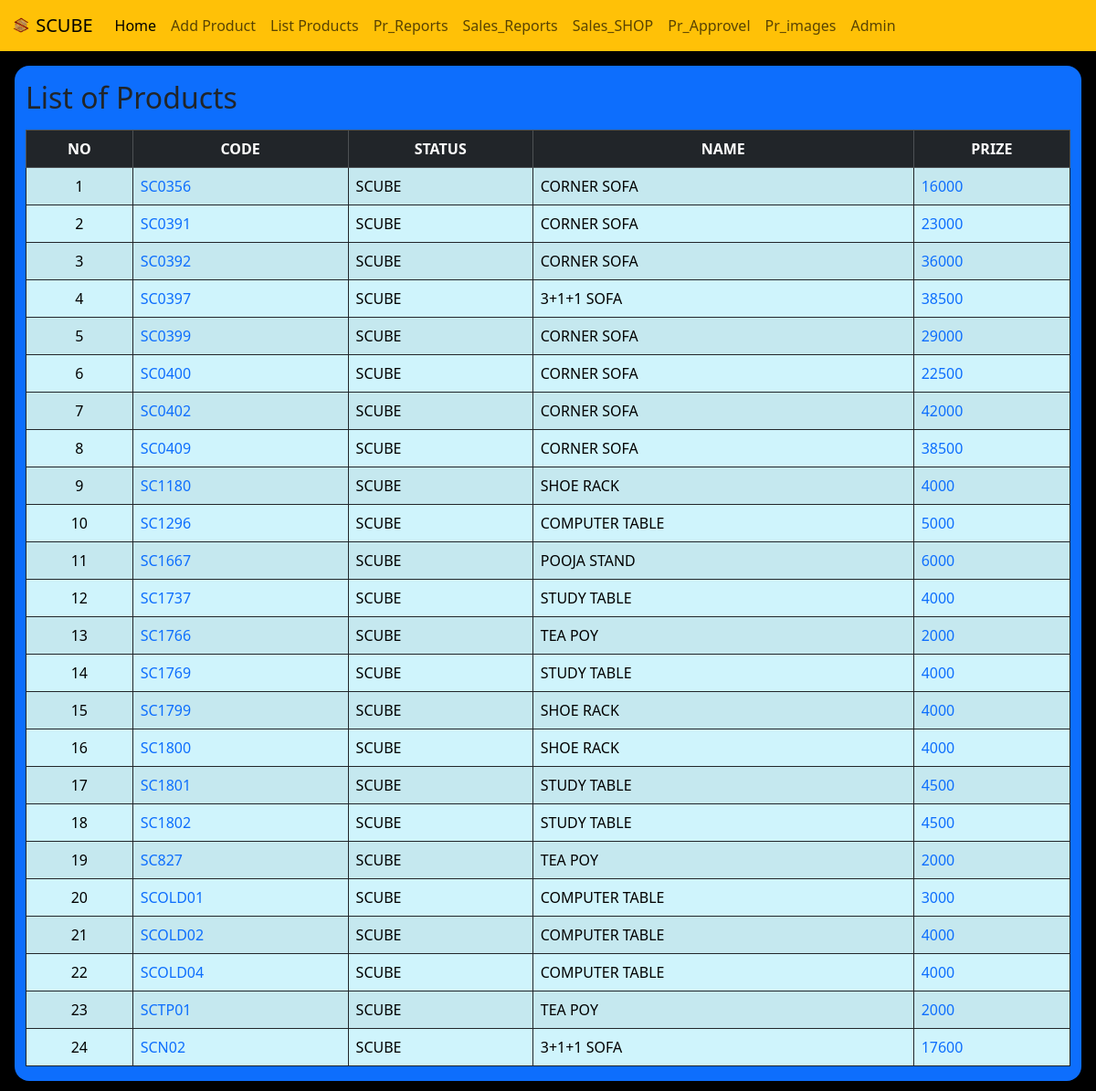
Page /list/ on the committed database.
### manager/models.py (models this page shows)
class Scube_ss(models.Model):
    code=models.CharField(max_length=50 ,null=True)
    Catogory= models.CharField(choices=Catogory_choice , max_length=50 ,null=True )
    name=models.CharField(max_length=50 ,null=True)
    size=models.CharField(max_length=50 ,null=True,blank=True)
    prize=models.IntegerField(null=True,blank=True)
    material=models.CharField(max_length=50 ,null=True)
    color=models.CharField(max_length=50 ,null=True,blank=True)
    pr_date=models.DateField(null=True)
    sl_date=models.DateField(null=True, blank=True)
    status= models.CharField(choices=status_choice , max_length=50 ,null=True )
    image=models.ImageField(upload_to='images/',blank=True)
    new_pr= models.CharField(choices=new_choice , max_length=50 ,null=True,blank=True )
    def __str__(self):
        return self.name

### manager/views.py (the view)
# urls.py: path('list/',views.list,name='list'),
def list(request):
    ls_data=Scube_ss.objects.filter(status="SCUBE" ).order_by('code')
    print(ls_data)
    return render(request,'list.html',{'prod':ls_data})

### manager/templates/list.html
{% extends 'blank_layout.html' %}
{% load static %}
{% block content %}
<div class="m-3">
  <section class="container-fluid bg-primary rounded-4  ">
    <div class="row mt-2  pt-2">
      <DIV class="COL-12 mt-2">
        <h2>List of Products</h2>
      </DIV>
      <div class="col-12 col-md-12 mt-2">
        <table class="table table-hover table-info table-striped table-bordered border-dark  ">
          <thead class="table-dark text-center ">
            <tr>
              <th scope="col">NO</th>
              <th>CODE</th>
              <th>STATUS</th>
              <th>NAME</th>
              <th>PRIZE</th>
            </tr>
          </thead>
          <tbody>
            {% for product_obj in prod %}
            <tr>
              <td class="text-center">{{ forloop.counter }}</td>
              <td> <a style="text-decoration: none ; " href="{% url 'details' product_obj.id %}">
                  {{product_obj.code |upper}}</a></td>
              <td>{{product_obj.status |upper}}</td>
              <td>{{product_obj.name |upper}}</td>
              <td> <a style="text-decoration: none ; " href="{% url 'edit' product_obj.id %}">
                  {{product_obj.prize |upper}}</td>
            </tr>
            {% endfor %}
        </table>
      </div>
    </div>
  </section>
</div>
{% endblock %}

### rows in the picture
Scube_ss: code "SC0356", status "SCUBE", name "CORNER SOFA", prize "16000"
Scube_ss: code "SC0391", status "SCUBE", name "CORNER SOFA", prize "23000"
Scube_ss: code "SC0392", status "SCUBE", name "CORNER SOFA", prize "36000"
Scube_ss: code "SC0397", status "SCUBE", name "3+1+1 SOFA", prize "38500"
Scube_ss: code "SC0399", status "SCUBE", name "CORNER SOFA", prize "29000"
Scube_ss: code "SC0400", status "SCUBE", name "CORNER SOFA", prize "22500"
Scube_ss: code "SC0402", status "SCUBE", name "CORNER SOFA", prize "42000"
Scube_ss: code "SC0409", status "SCUBE", name "CORNER SOFA", prize "38500"
Scube_ss: code "SC1180", status "SCUBE", name "SHOE RACK", prize "4000"
Scube_ss: code "SC1296", status "SCUBE", name "COMPUTER TABLE", prize "5000"
Scube_ss: code "SC1667", status "SCUBE", name "POOJA STAND", prize "6000"
Scube_ss: code "SC1737", status "SCUBE", name "STUDY TABLE", prize "4000"
Scube_ss: code "SC1766", status "SCUBE", name "TEA POY", prize "2000"
Scube_ss: code "SC1769", status "SCUBE", name "STUDY TABLE", prize "4000"
Scube_ss: code "SC1799", status "SCUBE", name "SHOE RACK", prize "4000"
Scube_ss: code "SC1800", status "SCUBE", name "SHOE RACK", prize "4000"
Scube_ss: code "SC1801", status "SCUBE", name "STUDY TABLE", prize "4500"
Scube_ss: code "SC1802", status "SCUBE", name "STUDY TABLE", prize "4500"
Scube_ss: code "SC827", status "SCUBE", name "TEA POY", prize "2000"
Scube_ss: code "SCOLD01", status "SCUBE", name "COMPUTER TABLE", prize "3000"
Scube_ss: code "SCOLD02", status "SCUBE", name "COMPUTER TABLE", prize "4000"
Scube_ss: code "SCOLD04", status "SCUBE", name "COMPUTER TABLE", prize "4000"
Scube_ss: code "SCTP01", status "SCUBE", name "TEA POY", prize "2000"
Scube_ss: code "SCN02", status "SCUBE", name "3+1+1 SOFA", prize "17600"
